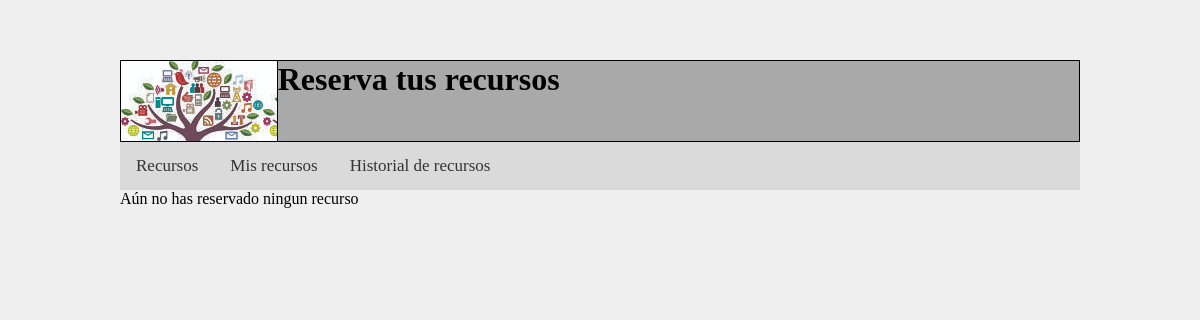
The page /historial_recursos.php (signed in) on the database as committed earlier.
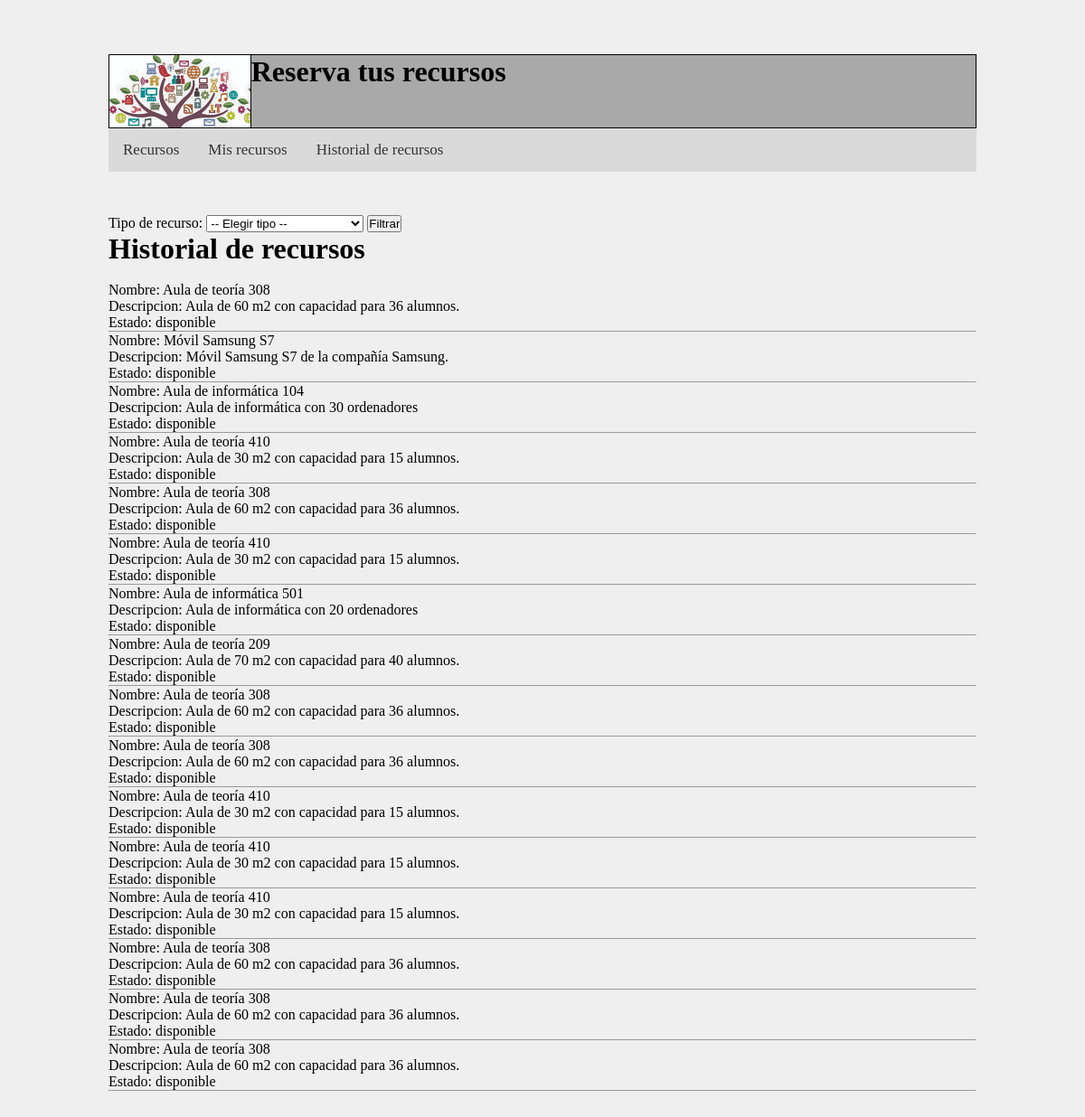
The same page on the database as committed later.
### tables this page shows
CREATE TABLE `tbl_reserva` (
  `res_id` int(4) NOT NULL,
  `res_fechainicio` datetime NOT NULL,
  `res_fechafinal` datetime DEFAULT NULL,
  `res_recursoid` int(2) NOT NULL,
  `res_usuarioid` int(3) NOT NULL
);

CREATE TABLE `tbl_recurso` (
  `rec_id` int(2) NOT NULL,
  `rec_nombre` varchar(30) NOT NULL,
  `rec_foto` varchar(15) NOT NULL,
  `rec_descripcion` varchar(200) NOT NULL,
  `rec_tipoid` int(2) NOT NULL,
  `rec_estado` varchar(15) NOT NULL
);

### historial_recursos.php (the view, shortened to what this page needs)
<?php
		$conexion = mysqli_connect('localhost', 'root', '', 'bd_mamproyecto2');
		$usuario = $_SESSION['usu_id'];
		$sql = "SELECT * FROM tbl_tiporecurso ORDER BY tr_id";
		$finalizado_sql =	" SELECT * FROM tbl_reserva INNER JOIN tbl_recurso ON tbl_recurso.rec_id = tbl_reserva.res_recursoid WHERE res_fechafinal IS NOT NULL AND  res_usuarioid='$usuario'";
		extract($_REQUEST);
		$finalizados = mysqli_query($conexion, $finalizado_sql);
		$tipos = mysqli_query($conexion, $sql);
?>
<!DOCTYPE html>
<html>
<head>
	<link rel="stylesheet" type="text/css" href="./recursos.css">
</head>
<body>
<div class="header">
	<div class="logo">
	</div>
	<h1>Reserva tus recursos</h1>
</div>
<nav>
	<ul class="topnav">
		<li class="li"><a href="recursos.php">Recursos</a></li>
		<li class="li"><a href="misrecursos.php">Mis recursos</a></li>
		<li class="li"><a href="#">Historial de recursos</a></li>
	</ul>
</nav>
<?php
if(mysqli_num_rows($finalizados)>0 && mysqli_num_rows($tipos)>0){
	?>
<form action="historial_recursos.php" method="get" class="formtipo">
Tipo de recurso:
	<select name="tr_id">
		<option value="0">-- Elegir tipo --</option>
	</select>
	<input type="submit" name="enviar" value="Filtrar">
</form>
<h1>Historial de recursos</h1>
<br/>
<?php
	if(mysqli_num_rows($finalizados)>0){
		while($finalizado=mysqli_fetch_array($finalizados)){
					echo "Nombre: " .$finalizado['rec_nombre']. "<br/>" ;
					echo "Descripcion: " .$finalizado['rec_descripcion']. "<br/>" ;
					echo "Estado: " .$finalizado['rec_estado']. "<br/>" ;
					echo "<hr/>";
				}
			}
		} else {
			echo "Aún no has reservado ningun recurso";
		}
	?>
</body>
</html>

Rows that differ between the two databases and show on the page:
added tbl_reserva: tbl_recurso.rec_nombre "Aula de teoría 308", tbl_recurso.rec_descripcion "Aula de 60 m2 con capacidad para 36 alumnos.", tbl_recurso.rec_estado "disponible"
added tbl_reserva: tbl_recurso.rec_nombre "Móvil Samsung S7", tbl_recurso.rec_descripcion "Móvil Samsung S7 de la compañía Samsung.", tbl_recurso.rec_estado "disponible"
added tbl_reserva: tbl_recurso.rec_nombre "Aula de informática 104", tbl_recurso.rec_descripcion "Aula de informática con 30 ordenadores", tbl_recurso.rec_estado "disponible"
added tbl_reserva: tbl_recurso.rec_nombre "Aula de teoría 410", tbl_recurso.rec_descripcion "Aula de 30 m2 con capacidad para 15 alumnos.", tbl_recurso.rec_estado "disponible"
added tbl_reserva: tbl_recurso.rec_nombre "Aula de teoría 308", tbl_recurso.rec_descripcion "Aula de 60 m2 con capacidad para 36 alumnos.", tbl_recurso.rec_estado "disponible"
added tbl_reserva: tbl_recurso.rec_nombre "Aula de teoría 410", tbl_recurso.rec_descripcion "Aula de 30 m2 con capacidad para 15 alumnos.", tbl_recurso.rec_estado "disponible"
added tbl_reserva: tbl_recurso.rec_nombre "Aula de informática 501", tbl_recurso.rec_descripcion "Aula de informática con 20 ordenadores", tbl_recurso.rec_estado "disponible"
added tbl_reserva: tbl_recurso.rec_nombre "Aula de teoría 209", tbl_recurso.rec_descripcion "Aula de 70 m2 con capacidad para 40 alumnos.", tbl_recurso.rec_estado "disponible"
added tbl_reserva: tbl_recurso.rec_nombre "Aula de teoría 308", tbl_recurso.rec_descripcion "Aula de 60 m2 con capacidad para 36 alumnos.", tbl_recurso.rec_estado "disponible"
added tbl_reserva: tbl_recurso.rec_nombre "Aula de teoría 308", tbl_recurso.rec_descripcion "Aula de 60 m2 con capacidad para 36 alumnos.", tbl_recurso.rec_estado "disponible"
added tbl_reserva: tbl_recurso.rec_nombre "Aula de teoría 410", tbl_recurso.rec_descripcion "Aula de 30 m2 con capacidad para 15 alumnos.", tbl_recurso.rec_estado "disponible"
added tbl_reserva: tbl_recurso.rec_nombre "Aula de teoría 410", tbl_recurso.rec_descripcion "Aula de 30 m2 con capacidad para 15 alumnos.", tbl_recurso.rec_estado "disponible"
added tbl_reserva: tbl_recurso.rec_nombre "Aula de teoría 410", tbl_recurso.rec_descripcion "Aula de 30 m2 con capacidad para 15 alumnos.", tbl_recurso.rec_estado "disponible"
added tbl_reserva: tbl_recurso.rec_nombre "Aula de teoría 308", tbl_recurso.rec_descripcion "Aula de 60 m2 con capacidad para 36 alumnos.", tbl_recurso.rec_estado "disponible"
added tbl_reserva: tbl_recurso.rec_nombre "Aula de teoría 308", tbl_recurso.rec_descripcion "Aula de 60 m2 con capacidad para 36 alumnos.", tbl_recurso.rec_estado "disponible"
added tbl_reserva: tbl_recurso.rec_nombre "Aula de teoría 308", tbl_recurso.rec_descripcion "Aula de 60 m2 con capacidad para 36 alumnos.", tbl_recurso.rec_estado "disponible"
Other text that changed with them:
form field tr_id: (not shown) → "-- Elegir tipo --"
form field enviar: (not shown) → "Filtrar"
text no longer shown: "Aún no has reservado ningun recurso"
text now shown: "Tipo de recurso: Historial de recursos"
